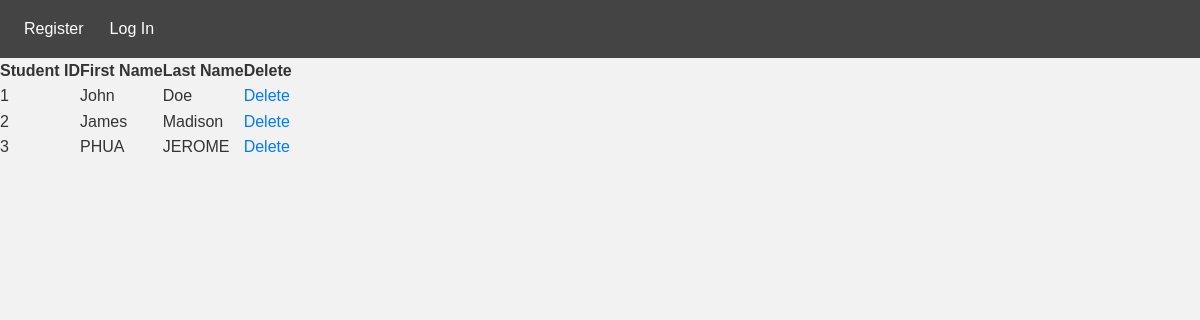
The app's page /managestudents/ with its own data.
### finalprojapp/models.py (models this page shows, shortened)
class Student(models.Model):
    studentid = models.AutoField(primary_key=True)
    studentemail = models.EmailField(unique=True)
    studentFirstName = models.CharField(max_length=100,default='John')
    studentLastName = models.CharField(max_length=100,default='Doe')

### finalprojapp/views.py (the view)
# urls.py: path('managestudents/', views.manage_students, name='manage_students'),
def manage_students(request):
    students = Student.objects.all()
    return render(request, 'managestudents.html', {'students': students})

### finalprojapp/templates/managestudents.html
{% include "./header.html" %}
{% include "./title.html" %}
{% load bootstrap4 %}
<table>
    <thead>
      <tr>
        <th>Student ID</th>
        <th>First Name</th>
        <th>Last Name</th>
        <th>Delete</th>
      </tr>
    </thead>
    <tbody>
      {% for student in students %}
      <tr>
        <td>{{ student.studentid }}</td>
        <td>{{ student.studentFirstName }}</td>
        <td>{{ student.studentLastName }}</td>
        <td><a href="{% url 'delete_students' student.studentid %}">Delete</a></td>
      </tr>
      {% endfor %}
    </tbody>
  </table>

### finalprojapp/static/css/style.css (style rules this page uses)
* { margin: 0; padding: 0; box-sizing: border-box; }
body { font-family: Arial, sans-serif; background-color: #f2f2f2; color: #333; line-height: 1.6; }

### records on screen
Student: studentid "1", studentFirstName "John", studentLastName "Doe"
Student: studentid "2", studentFirstName "James", studentLastName "Madison"
Student: studentid "3", studentFirstName "PHUA", studentLastName "JEROME"
